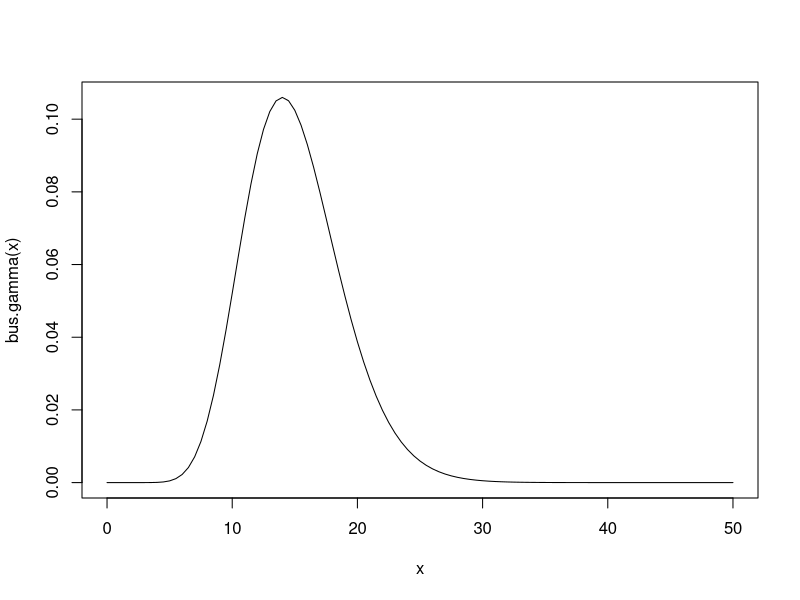
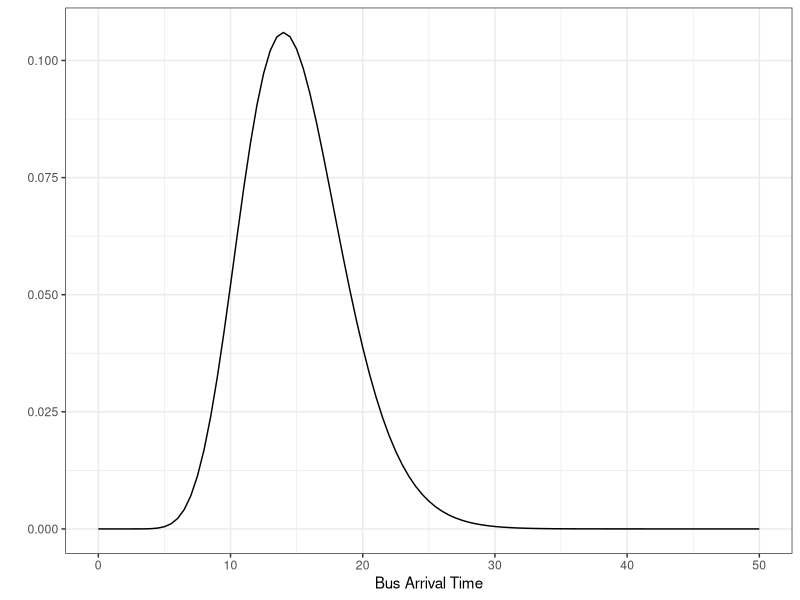
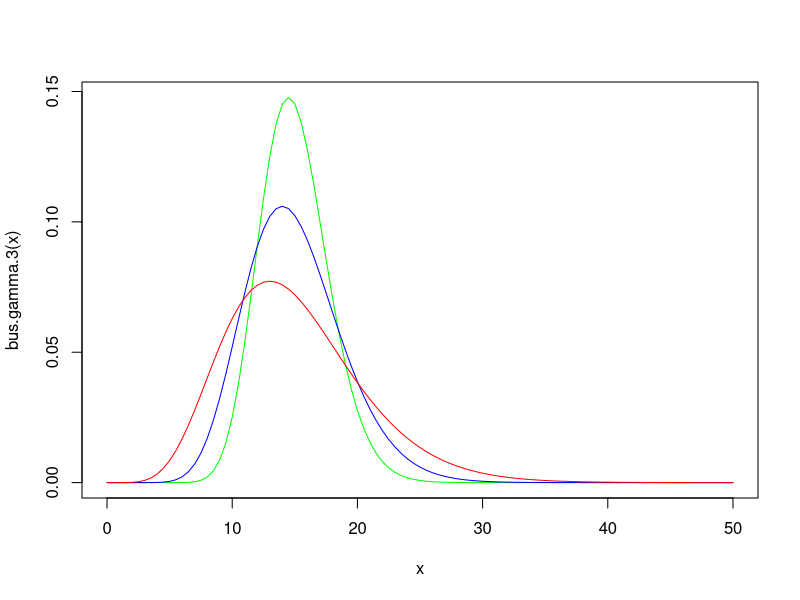
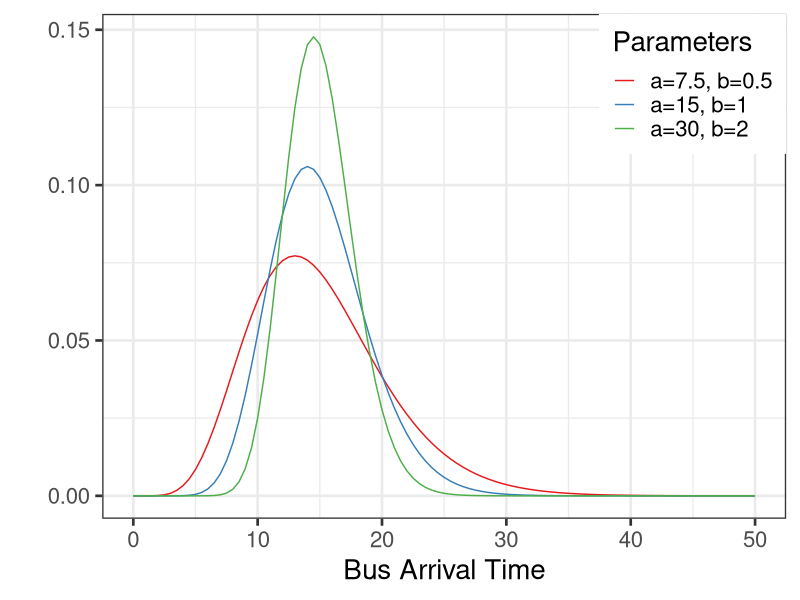

Source code (R) for these figures, in order:
bus.gamma <- function(t) dgamma(t, 15, 1)
curve(bus.gamma, from=0, to=50)

## For Slide, using ggplot2
require(ggplot2)
ggplot(data.frame(bus.time = c(0, 50)), aes(bus.time)) + 
  stat_function(fun=bus.gamma) + 
  labs(x="Bus Arrival Time", y="") + theme_bw()

## Multiple distributions on same plot
bus.gamma.1 <- function(t) dgamma(t, 7.5, 0.5)
bus.gamma.2 <- function(t) dgamma(t, 15, 1)
bus.gamma.3 <- function(t) dgamma(t, 30, 2)
curve(bus.gamma.3, from=0, to=50, col='green')
curve(bus.gamma.2, from=0, to=50, add=TRUE, col='blue')
curve(bus.gamma.1, from=0, to=50, add=TRUE, col='red')

## Using ggplot2
plot.fn1 <- data.frame(x=c(0, 50), Functions=factor(1))
plot.fn2 <- data.frame(x=c(0, 50), Functions=factor(2))
plot.fn3 <- data.frame(x=c(0, 50), Functions=factor(3))

g <- ggplot(NULL, aes(x=x, colour=Functions)) +
  stat_function(data=plot.fn1, fun=dgamma,
                args=list(shape=7.5, rate=0.5)) + 
  stat_function(data=plot.fn2, fun=dgamma,
                args=list(shape=15, rate=1)) + 
  stat_function(data=plot.fn3, fun=dgamma,
                args=list(shape=30, rate=2))

g + labs(x="Bus Arrival Time", color="Parameters", y="") + 
  scale_color_brewer(palette='Set1', labels=c(
    "a=7.5, b=0.5", "a=15, b=1", "a=30, b=2"
  )) + theme_bw(20) + 
  theme(legend.justification=c(1,1), legend.position=c(1,1))

